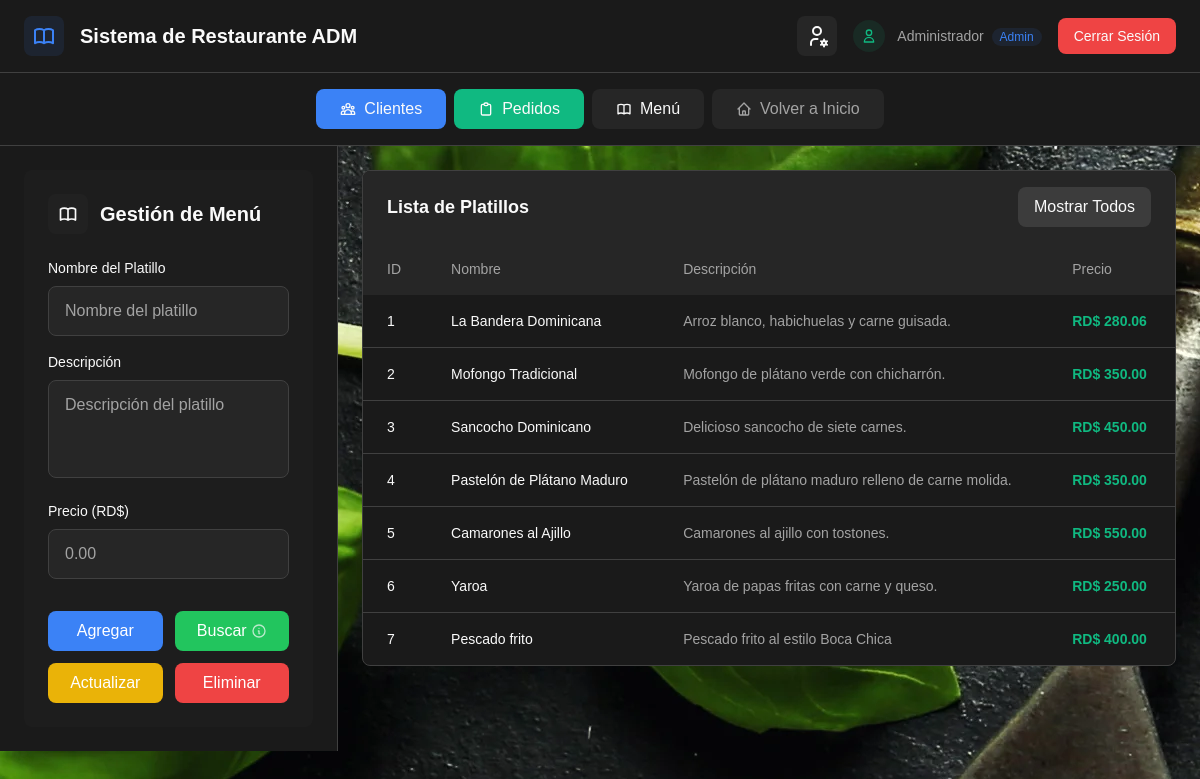
/home/menu/ (signed in), run on the app's committed database.
### Web_Restaurante/models.py (models this page shows, shortened)
class Menu(models.Model):
    nombre = models.CharField(max_length=100)
    descripcion = models.TextField()
    precio = models.DecimalField(max_digits=5, decimal_places=2)

### Web_Restaurante/views.py (the view)
# urls.py: path('home/menu/', views.menu_list, name='menu'),
@login_required
@cache_control(no_cache=True, must_revalidate=True, no_store=True)
def menu_list(request):
    dishes = Menu.objects.all().order_by("id")
    form = MenuForm()
    return render(request, "menu.html", {
        "dishes": dishes,
        "form": form,
    })

### Web_Restaurante/forms.py
class MenuForm(forms.ModelForm):
    class Meta:
        model = Menu
        fields = ['nombre', 'descripcion', 'precio']

### Web_Restaurante/templates/menu.html (shortened to what this page needs)
{% extends "client.html" %}
{% load static %}
{% block sidebar_content %}
  <div class="space-y-6">
    <div class="flex items-center space-x-3 mb-6">
      <div class="w-10 h-10 bg-secondary/50 rounded-lg flex items-center justify-center">
      </div>
      <h2 class="text-xl font-bold text-foreground">Gestión de Menú</h2>
    </div>
    <form method="post" id="menu-form" class="space-y-4">
      <div>
        <label for="dish_name"
               class="block text-sm font-medium text-foreground mb-2">Nombre del Platillo</label>
        <input type="text"
               name="nombre"
               id="dish_name"
               class="w-full px-4 py-3 bg-input border border-border rounded-lg focus:ring-2 focus:ring-primary focus:border-transparent transition-all duration-200 text-foreground placeholder-muted-foreground"
               placeholder="Nombre del platillo"
               pattern="^[A-Za-z0-9\s\-&'#áéíóúÁÉÍÓÚ]+$"
               title="El nombre del platillo solo puede contener letras, números, espacios y - & ' #"
               required />
      </div>
      <div>
        <label for="dish_description"
               class="block text-sm font-medium text-foreground mb-2">Descripción</label>
        <textarea name="descripcion"
                  id="dish_description"
                  rows="3"
                  class="w-full px-4 py-3 bg-input border border-border rounded-lg focus:ring-2 focus:ring-primary focus:border-transparent transition-all duration-200 text-foreground placeholder-muted-foreground resize-none"
                  placeholder="Descripción del platillo"></textarea>
      </div>
      <div>
        <label for="dish_price"
               class="block text-sm font-medium text-foreground mb-2">Precio (RD$)</label>
        <input type="number"
               name="precio"
               id="dish_price"
               step="1"
               class="w-full px-4 py-3 bg-input border border-border rounded-lg focus:ring-2 focus:ring-primary focus:border-transparent transition-all duration-200 text-foreground placeholder-muted-foreground"
               placeholder="0.00" />
      </div>
      <div class="grid grid-cols-2 gap-3 pt-4">
        <button formaction="{% url 'menu_agregar' %}"
                type="submit"
                name="agregar"
                class="bg-blue-500 hover:bg-blue-600 text-white px-4 py-2 rounded-lg font-medium transition-all duration-200">
          Agregar
        </button>
        <button formaction="{% url 'menu_buscar' %}"
                type="submit"
                name="buscar"
                class="bg-green-500 hover:bg-green-600 text-white px-4 py-2 rounded-lg font-medium transition-all duration-200 flex items-center justify-center space-x-1">
          <span>Buscar</span>
          <div class="group relative">
            <svg class="w-4 h-4 text-accent-foreground/70"
                 fill="none"
                 stroke="currentColor"
                 viewBox="0 0 24 24">
              <path stroke-linecap="round" stroke-linejoin="round" stroke-width="2" d="M13 16h-1v-4h-1m1-4h.01M21 12a9 9 0 11-18 0 9 9 0 0118 0z">
              </path>
            </svg>
          </div>
        </button>
        <button formaction="{% url 'menu_actualizar' %}"
                type="submit"
                name="actualizar"
                class="bg-yellow-500 hover:bg-yellow-600 text-white px-4 py-2 rounded-lg font-medium transition-all duration-200">
          Actualizar
        </button>
        <button formaction="{% url 'menu_eliminar' %}"
                type="submit"
                name="eliminar"
                class="bg-red-500 hover:bg-red-600 text-white px-4 py-2 rounded-lg font-medium transition-all duration-200">
          Eliminar
        </button>
      </div>
    </form>
  </div>
{% endblock sidebar_content %}
{% block table_content %}
  <div class="bg-card rounded-lg border border-border overflow-hidden">
    <div class="bg-secondary px-6 py-4 flex items-center justify-between">
      <h3 class="text-lg font-semibold text-secondary-foreground">Lista de Platillos</h3>
      <button type="button"
              id="show-all-clients"
              class="bg-secondary-foreground/10 hover:bg-secondary-foreground/20 text-secondary-foreground px-4 py-2 rounded-lg font-medium transition-all duration-200">
        Mostrar Todos
      </button>
    </div>
    <div class="overflow-x-auto">
      <table class="w-full">
        <thead class="bg-muted">
          <tr>
            <th class="px-6 py-4 text-left text-sm font-medium text-muted-foreground">ID</th>
            <th class="px-6 py-4 text-left text-sm font-medium text-muted-foreground">Nombre</th>
            <th class="px-6 py-4 text-left text-sm font-medium text-muted-foreground">Descripción</th>
            <th class="px-6 py-4 text-left text-sm font-medium text-muted-foreground">Precio</th>
          </tr>
        </thead>
        <tbody class="divide-y divide-border">
          {% for dish in dishes %}
            <tr onclick="fillForm('{{ dish.id }}', '{{ dish.nombre }}', '{{ dish.descripcion }}', '{{ dish.precio }}')"
                class="hover:bg-muted/30 cursor-pointer transition-colors duration-200 dish-row"
                data-dish-id="{{ dish.id }}"
                data-dish-name="{{ dish.nombre|escapejs }}"
                data-dish-description="{{ dish.descripcion|escapejs }}"
                data-dish-price="{{ dish.precio }}">
              <td class="px-6 py-4 text-sm text-foreground">{{ dish.id }}</td>
              <td class="px-6 py-4 text-sm text-foreground font-medium">{{ dish.nombre }}</td>
              <td class="px-6 py-4 text-sm text-muted-foreground">{{ dish.descripcion }}</td>
              <td class="px-6 py-4 text-sm text-accent font-semibold">RD$ {{ dish.precio }}</td>
            </tr>
          {% endfor %}
        </tbody>
      </table>
    </div>
  </div>
{% endblock table_content %}

### Web_Restaurante/templates/home.html (shortened to what this page needs)
<!DOCTYPE html>
<html lang="es">
  <head>
    {% load static %}
    <link rel="stylesheet" href="{% static 'css/base_style.css' %}?v=1.1" />
    <link rel="stylesheet" href="{% static 'css/tailwind.css' %}">
  </head>
  <body class="min-h-screen bg-background text-foreground">
    <header class="bg-card border-b border-border">
      <div class="px-6 py-4">
        <div class="flex items-center justify-between">
          <div class="flex items-center space-x-4">
            <div class="w-10 h-10 bg-primary/10 rounded-lg flex items-center justify-center">
            </div>
            <h1 class="text-xl font-bold text-foreground">Sistema de Restaurante ADM</h1>
          </div>
          <div class="flex items-center space-x-4">
            {% if user.is_superuser %}
              <a href="{% url 'admin_panel' %}"
                 class="bg-secondary hover:bg-secondary/80 text-secondary-foreground w-10 h-10 rounded-lg flex items-center justify-center transition-all duration-200 group relative"
                 title="Panel de Administración">
              </a>
            {% endif %}
            <div class="flex items-center space-x-3">
              <div class="w-8 h-8 bg-accent/10 rounded-full flex items-center justify-center">
                <svg class="w-4 h-4 text-accent"
                     fill="none"
                     stroke="currentColor"
                     viewBox="0 0 24 24">
                  <path stroke-linecap="round" stroke-linejoin="round" stroke-width="2" d="M16 7a4 4 0 11-8 0 4 4 0 018 0zM12 14a7 7 0 00-7 7h14a7 7 0 00-7-7z">
                  </path>
                </svg>
              </div>
              <span class="text-sm text-muted-foreground">
                {{ user.username }}
                {% if user.is_superuser %}
                  <span class="ml-1 px-2 py-0.5 bg-primary/10 text-primary text-xs rounded-full">Admin</span>
                {% endif %}
              </span>
            </div>
            <a href="{% url 'logout' %}"
               class="bg-destructive hover:bg-destructive/90 text-destructive-foreground px-4 py-2 rounded-lg text-sm font-medium transition-all duration-200">
              Cerrar Sesión
            </a>
          </div>
        </div>
      </div>
    </header>
    <nav class="bg-card border-b border-border">
      <div class="px-6 py-4">
        <div class="flex items-center justify-center space-x-2">
          <a href="{% url 'clientes' %}"
             class="bg-primary hover:bg-primary/90 text-primary-foreground px-6 py-2 rounded-lg font-medium transition-all duration-200 flex items-center space-x-2">
            <span>Clientes</span>
          </a>
          <a href="{% url 'orders' %}"
             class="bg-accent hover:bg-accent/90 text-accent-foreground px-6 py-2 rounded-lg font-medium transition-all duration-200 flex items-center space-x-2">
            <svg class="w-4 h-4" fill="none" stroke="currentColor" viewBox="0 0 24 24">
              <path stroke-linecap="round" stroke-linejoin="round" stroke-width="2" d="M9 5H7a2 2 0 00-2 2v12a2 2 0 002 2h10a2 2 0 002-2V7a2 2 0 00-2-2h-2M9 5a2 2 0 002 2h2a2 2 0 002-2M9 5a2 2 0 012-2h2a2 2 0 012 2">
              </path>
            </svg>
            <span>Pedidos</span>
          </a>
          <a href="{% url 'menu' %}"
             class="bg-secondary hover:bg-secondary/80 text-secondary-foreground px-6 py-2 rounded-lg font-medium transition-all duration-200 flex items-center space-x-2">
            <span>Menú</span>
          </a>
          {% block btn-header-content %}
          {% endblock btn-header-content %}
        </div>
      </div>
    </nav>
    <main class="flex-1">
      {% block content %}{% endblock content %}
    </main>
  </body>
</html>

### Web_Restaurante/static/css/base_style.css (style rules this page uses)
body { margin: 0; font-family: sans-serif; background-image: url('../images/background.webp'); background-size: auto; background-color: #000000; background-repeat: no-repeat; height: 100vh; }

### data on the page
Menu: id "1", nombre "La Bandera Dominicana", descripcion "Arroz blanco, habichuelas y carne guisada.", precio "280.06"
Menu: id "2", nombre "Mofongo Tradicional", descripcion "Mofongo de plátano verde con chicharrón.", precio "350.00"
Menu: id "3", nombre "Sancocho Dominicano", descripcion "Delicioso sancocho de siete carnes.", precio "450.00"
Menu: id "4", nombre "Pastelón de Plátano Maduro", descripcion "Pastelón de plátano maduro relleno de carne molida.", precio "350.00"
Menu: id "5", nombre "Camarones al Ajillo", descripcion "Camarones al ajillo con tostones.", precio "550.00"
Menu: id "6", nombre "Yaroa", descripcion "Yaroa de papas fritas con carne y queso.", precio "250.00"
Menu: id "7", nombre "Pescado frito", descripcion "Pescado frito al estilo Boca Chica", precio "400.00"

### other printed values
{{ user.username }} "Administrador"
